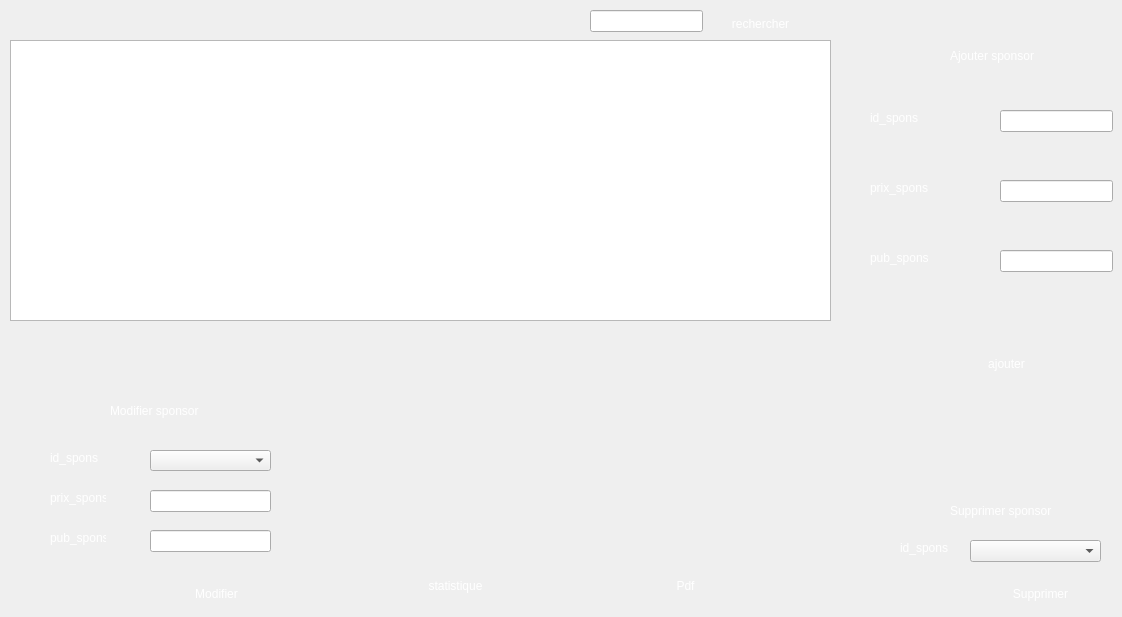
     <widget class="QWidget" name="tab_8">
      <attribute name="title">
       <string>sponsors</string>
      </attribute>
      <widget class="QLabel" name="label_57">
       <property name="geometry">
        <rect>
         <x>870</x>
         <y>110</y>
         <width>56</width>
         <height>16</height>
        </rect>
       </property>
       <property name="styleSheet">
        <string notr="true">color:white</string>
       </property>
       <property name="text">
        <string>id_spons</string>
       </property>
      </widget>
      <widget class="QLineEdit" name="le_prix_spons_2">
       <property name="geometry">
        <rect>
         <x>1000</x>
         <y>180</y>
         <width>113</width>
         <height>22</height>
        </rect>
       </property>
       <property name="styleSheet">
        <string notr="true">border-image: url(:/images/WHITE.png);</string>
       </property>
      </widget>
      <widget class="QLabel" name="label_60">
       <property name="geometry">
        <rect>
         <x>950</x>
         <y>45</y>
         <width>101</width>
         <height>21</height>
        </rect>
       </property>
       <property name="styleSheet">
        <string notr="true">color:white</string>
       </property>
       <property name="text">
        <string>Ajouter sponsor</string>
       </property>
      </widget>
      <widget class="QPushButton" name="pushButton_35">
       <property name="geometry">
        <rect>
         <x>960</x>
         <y>350</y>
         <width>93</width>
         <height>28</height>
        </rect>
       </property>
       <property name="styleSheet">
        <string notr="true">QPushButton {
color: #ffffff;
border: 0px solid ;
font: 10pt &quot;Segoe UI Black&quot;;
border-radius: 26px;
padding: 5px;
background: qradialgradient(cx: 0.3, cy: -0.4,
fx: 0.3, fy: -0.4,
radius: 1.65, stop: 0 #1E73E8, stop: 1 #1E73E8);
min-width: 80px;
}

QPushButton:hover {
background: qradialgradient(cx: 0.3, cy: -0.4,
fx: 0.3, fy: -0.4,
radius: 1.65, stop: 0 #5E9DF5, stop: 1 #5E9DF5);
}

 QPushButton:pressed {
background: qradialgradient(cx: 0.4, cy: -0.1,
fx: 0.4, fy: -0.1,
radius: 1.65, stop: 0 #0936F5, stop: 1 #0936F5);
}</string>
       </property>
       <property name="text">
        <string>ajouter</string>
       </property>
      </widget>
      <widget class="QLineEdit" name="le_id_spons_2">
       <property name="geometry">
        <rect>
         <x>1000</x>
         <y>110</y>
         <width>113</width>
         <height>22</height>
        </rect>
       </property>
       <property name="styleSheet">
        <string notr="true">border-image: url(:/images/WHITE.png);</string>
       </property>
      </widget>
      <widget class="QLabel" name="label_58">
       <property name="geometry">
        <rect>
         <x>870</x>
         <y>180</y>
         <width>71</width>
         <height>16</height>
        </rect>
       </property>
       <property name="styleSheet">
        <string notr="true">color:white</string>
       </property>
       <property name="text">
        <string>prix_spons</string>
       </property>
      </widget>
      <widget class="QLineEdit" name="le_pub_spons_2">
       <property name="geometry">
        <rect>
         <x>1000</x>
         <y>250</y>
         <width>113</width>
         <height>22</height>
        </rect>
       </property>
       <property name="styleSheet">
        <string notr="true">border-image: url(:/images/WHITE.png);</string>
       </property>
      </widget>
      <widget class="QLabel" name="label_59">
       <property name="geometry">
        <rect>
         <x>870</x>
         <y>250</y>
         <width>71</width>
         <height>16</height>
        </rect>
       </property>
       <property name="styleSheet">
        <string notr="true">color:white</string>
       </property>
       <property name="text">
        <string>pub_spons</string>
       </property>
      </widget>
      <widget class="QTableView" name="tablesponsor_2">
       <property name="geometry">
        <rect>
         <x>10</x>
         <y>40</y>
         <width>821</width>
         <height>281</height>
        </rect>
       </property>
       <property name="styleSheet">
        <string notr="true">border-image: url(:/images/WHITE.png);</string>
       </property>
      </widget>
      <widget class="QLineEdit" name="le_recherche_sp_2">
       <property name="geometry">
        <rect>
         <x>590</x>
         <y>10</y>
         <width>113</width>
         <height>22</height>
        </rect>
       </property>
       <property name="styleSheet">
        <string notr="true">border-image: url(:/images/WHITE.png);</string>
       </property>
      </widget>
      <widget class="QPushButton" name="pushButton_36">
       <property name="geometry">
        <rect>
         <x>710</x>
         <y>10</y>
         <width>101</width>
         <height>28</height>
        </rect>
       </property>
       <property name="styleSheet">
        <string notr="true">QPushButton {
color: #ffffff;
border: 0px solid ;
font: 10pt &quot;Segoe UI Black&quot;;
border-radius: 26px;
padding: 5px;
background: qradialgradient(cx: 0.3, cy: -0.4,
fx: 0.3, fy: -0.4,
radius: 1.65, stop: 0 #1E73E8, stop: 1 #1E73E8);
min-width: 80px;
}

QPushButton:hover {
background: qradialgradient(cx: 0.3, cy: -0.4,
fx: 0.3, fy: -0.4,
radius: 1.65, stop: 0 #5E9DF5, stop: 1 #5E9DF5);
}

 QPushButton:pressed {
background: qradialgradient(cx: 0.4, cy: -0.1,
fx: 0.4, fy: -0.1,
radius: 1.65, stop: 0 #0936F5, stop: 1 #0936F5);
}</string>
       </property>
       <property name="text">
        <string>rechercher</string>
       </property>
      </widget>
      <widget class="QComboBox" name="cb_sponsor_ids_2">
       <property name="geometry">
        <rect>
         <x>150</x>
         <y>450</y>
         <width>121</width>
         <height>21</height>
        </rect>
       </property>
      </widget>
      <widget class="QLabel" name="label_61">
       <property name="geometry">
        <rect>
         <x>50</x>
         <y>530</y>
         <width>56</width>
         <height>16</height>
        </rect>
       </property>
       <property name="styleSheet">
        <string notr="true">color:white</string>
       </property>
       <property name="text">
        <string>pub_spons</string>
       </property>
      </widget>
      <widget class="QPushButton" name="pushButton_37">
       <property name="geometry">
        <rect>
         <x>170</x>
         <y>580</y>
         <width>93</width>
         <height>28</height>
        </rect>
       </property>
       <property name="styleSheet">
        <string notr="true">QPushButton {
color: #ffffff;
border: 0px solid ;
font: 10pt &quot;Segoe UI Black&quot;;
border-radius: 26px;
padding: 5px;
background: qradialgradient(cx: 0.3, cy: -0.4,
fx: 0.3, fy: -0.4,
radius: 1.65, stop: 0 #1E73E8, stop: 1 #1E73E8);
min-width: 80px;
}

QPushButton:hover {
background: qradialgradient(cx: 0.3, cy: -0.4,
fx: 0.3, fy: -0.4,
radius: 1.65, stop: 0 #5E9DF5, stop: 1 #5E9DF5);
}

 QPushButton:pressed {
background: qradialgradient(cx: 0.4, cy: -0.1,
fx: 0.4, fy: -0.1,
radius: 1.65, stop: 0 #0936F5, stop: 1 #0936F5);
}</string>
       </property>
       <property name="text">
        <string>Modifier</string>
       </property>
      </widget>
      <widget class="QLineEdit" name="le_pub_update_2">
       <property name="geometry">
        <rect>
         <x>150</x>
         <y>530</y>
         <width>121</width>
         <height>22</height>
        </rect>
       </property>
       <property name="styleSheet">
        <string notr="true">border-image: url(:/images/WHITE.png);</string>
       </property>
      </widget>
      <widget class="QLabel" name="label_62">
       <property name="geometry">
        <rect>
         <x>50</x>
         <y>490</y>
         <width>56</width>
         <height>16</height>
        </rect>
       </property>
       <property name="styleSheet">
        <string notr="true">color:white</string>
       </property>
       <property name="text">
        <string>prix_spons</string>
       </property>
      </widget>
      <widget class="QLabel" name="label_63">
       <property name="geometry">
        <rect>
         <x>50</x>
         <y>450</y>
         <width>56</width>
         <height>16</height>
        </rect>
       </property>
       <property name="styleSheet">
        <string notr="true">color:white</string>
       </property>
       <property name="text">
        <string>id_spons</string>
       </property>
      </widget>
      <widget class="QLineEdit" name="le_prix_update_2">
       <property name="geometry">
        <rect>
         <x>150</x>
         <y>490</y>
         <width>121</width>
         <height>22</height>
        </rect>
       </property>
       <property name="styleSheet">
        <string notr="true">border-image: url(:/images/WHITE.png);</string>
       </property>
      </widget>
      <widget class="QLabel" name="label_64">
       <property name="geometry">
        <rect>
         <x>110</x>
         <y>400</y>
         <width>101</width>
         <height>21</height>
        </rect>
       </property>
       <property name="styleSheet">
        <string notr="true">color:white</string>
       </property>
       <property name="text">
        <string>Modifier sponsor</string>
       </property>
      </widget>
      <widget class="QComboBox" name="cb_ids_sponsor_supp_2">
       <property name="geometry">
        <rect>
         <x>970</x>
         <y>540</y>
         <width>131</width>
         <height>22</height>
        </rect>
       </property>
      </widget>
      <widget class="QLabel" name="label_65">
       <property name="geometry">
        <rect>
         <x>900</x>
         <y>540</y>
         <width>56</width>
         <height>16</height>
        </rect>
       </property>
       <property name="styleSheet">
        <string notr="true">color:white</string>
       </property>
       <property name="text">
        <string>id_spons</string>
       </property>
      </widget>
      <widget class="QPushButton" name="pushButton_38">
       <property name="geometry">
        <rect>
         <x>980</x>
         <y>580</y>
         <width>121</width>
         <height>28</height>
        </rect>
       </property>
       <property name="styleSheet">
        <string notr="true">QPushButton {
color: #ffffff;
border: 0px solid ;
font: 10pt &quot;Segoe UI Black&quot;;
border-radius: 26px;
padding: 5px;
background: qradialgradient(cx: 0.3, cy: -0.4,
fx: 0.3, fy: -0.4,
radius: 1.65, stop: 0 #1E73E8, stop: 1 #1E73E8);
min-width: 80px;
}

QPushButton:hover {
background: qradialgradient(cx: 0.3, cy: -0.4,
fx: 0.3, fy: -0.4,
radius: 1.65, stop: 0 #5E9DF5, stop: 1 #5E9DF5);
}

 QPushButton:pressed {
background: qradialgradient(cx: 0.4, cy: -0.1,
fx: 0.4, fy: -0.1,
radius: 1.65, stop: 0 #0936F5, stop: 1 #0936F5);
}</string>
       </property>
       <property name="text">
        <string>Supprimer</string>
       </property>
      </widget>
      <widget class="QLabel" name="label_66">
       <property name="geometry">
        <rect>
         <x>950</x>
         <y>500</y>
         <width>111</width>
         <height>21</height>
        </rect>
       </property>
       <property name="styleSheet">
        <string notr="true">color:white</string>
       </property>
       <property name="text">
        <string>Supprimer sponsor</string>
       </property>
      </widget>
      <widget class="QPushButton" name="pushButton_39">
       <property name="geometry">
        <rect>
         <x>380</x>
         <y>570</y>
         <width>151</width>
         <height>31</height>
        </rect>
       </property>
       <property name="styleSheet">
        <string notr="true">QPushButton {
color: #ffffff;
border: 0px solid ;
font: 10pt &quot;Segoe UI Black&quot;;
border-radius: 26px;
padding: 5px;
background: qradialgradient(cx: 0.3, cy: -0.4,
fx: 0.3, fy: -0.4,
radius: 1.65, stop: 0 #1E73E8, stop: 1 #1E73E8);
min-width: 80px;
}

QPushButton:hover {
background: qradialgradient(cx: 0.3, cy: -0.4,
fx: 0.3, fy: -0.4,
radius: 1.65, stop: 0 #5E9DF5, stop: 1 #5E9DF5);
}

 QPushButton:pressed {
background: qradialgradient(cx: 0.4, cy: -0.1,
fx: 0.4, fy: -0.1,
radius: 1.65, stop: 0 #0936F5, stop: 1 #0936F5);
}</string>
       </property>
       <property name="text">
        <string>statistique</string>
       </property>
      </widget>
      <widget class="QLabel" name="label_67">
       <property name="geometry">
        <rect>
         <x>370</x>
         <y>400</y>
         <width>171</width>
         <height>151</height>
        </rect>
       </property>
       <property name="styleSheet">
        <string notr="true">border-image: url(:/images/graph+pie+stat+icon-1320166339060690564 (1).png);</string>
       </property>
       <property name="text">
        <string/>
       </property>
      </widget>
      <widget class="QPushButton" name="pushButton_40">
       <property name="geometry">
        <rect>
         <x>610</x>
         <y>570</y>
         <width>151</width>
         <height>31</height>
        </rect>
       </property>
       <property name="styleSheet">
        <string notr="true">QPushButton {
color: #ffffff;
border: 0px solid ;
font: 10pt &quot;Segoe UI Black&quot;;
border-radius: 26px;
padding: 5px;
background: qradialgradient(cx: 0.3, cy: -0.4,
fx: 0.3, fy: -0.4,
radius: 1.65, stop: 0 #1E73E8, stop: 1 #1E73E8);
min-width: 80px;
}

QPushButton:hover {
background: qradialgradient(cx: 0.3, cy: -0.4,
fx: 0.3, fy: -0.4,
radius: 1.65, stop: 0 #5E9DF5, stop: 1 #5E9DF5);
}

 QPushButton:pressed {
background: qradialgradient(cx: 0.4, cy: -0.1,
fx: 0.4, fy: -0.1,
radius: 1.65, stop: 0 #0936F5, stop: 1 #0936F5);
}</string>
       </property>
       <property name="text">
        <string>Pdf</string>
       </property>
      </widget>
      <widget class="QLabel" name="label_68">
       <property name="geometry">
        <rect>
         <x>590</x>
         <y>400</y>
         <width>171</width>
         <height>151</height>
        </rect>
       </property>
       <property name="styleSheet">
        <string notr="true">
border-image: url(:/images/Untitled-1 (1).png);</string>
       </property>
       <property name="text">
        <string/>
       </property>
      </widget>
     </widget>
